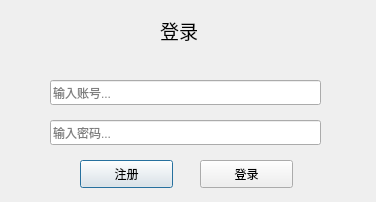
<?xml version="1.0" encoding="UTF-8"?>
<ui version="4.0">
 <class>LogIn</class>
 <widget class="QDialog" name="LogIn">
  <property name="geometry">
   <rect>
    <x>0</x>
    <y>0</y>
    <width>376</width>
    <height>202</height>
   </rect>
  </property>
  <property name="font">
   <font>
    <pointsize>9</pointsize>
   </font>
  </property>
  <property name="windowTitle">
   <string>银行系统-登录</string>
  </property>
  <widget class="QLabel" name="label">
   <property name="geometry">
    <rect>
     <x>160</x>
     <y>10</y>
     <width>61</width>
     <height>41</height>
    </rect>
   </property>
   <property name="font">
    <font>
     <pointsize>14</pointsize>
    </font>
   </property>
   <property name="text">
    <string>登录</string>
   </property>
  </widget>
  <widget class="QPushButton" name="signUpButton">
   <property name="geometry">
    <rect>
     <x>80</x>
     <y>160</y>
     <width>93</width>
     <height>28</height>
    </rect>
   </property>
   <property name="text">
    <string>注册</string>
   </property>
  </widget>
  <widget class="QPushButton" name="LogInButton">
   <property name="geometry">
    <rect>
     <x>200</x>
     <y>160</y>
     <width>93</width>
     <height>28</height>
    </rect>
   </property>
   <property name="text">
    <string>登录</string>
   </property>
  </widget>
  <widget class="QLineEdit" name="accountInput">
   <property name="geometry">
    <rect>
     <x>50</x>
     <y>80</y>
     <width>271</width>
     <height>25</height>
    </rect>
   </property>
   <property name="placeholderText">
    <string>输入账号...</string>
   </property>
  </widget>
  <widget class="QLineEdit" name="passwordInput">
   <property name="geometry">
    <rect>
     <x>50</x>
     <y>120</y>
     <width>271</width>
     <height>25</height>
    </rect>
   </property>
   <property name="echoMode">
    <enum>QLineEdit::EchoMode::Password</enum>
   </property>
   <property name="placeholderText">
    <string>输入密码...</string>
   </property>
  </widget>
  <widget class="QLabel" name="info">
   <property name="geometry">
    <rect>
     <x>50</x>
     <y>50</y>
     <width>271</width>
     <height>20</height>
    </rect>
   </property>
   <property name="text">
    <string/>
   </property>
   <property name="alignment">
    <set>Qt::AlignmentFlag::AlignCenter</set>
   </property>
  </widget>
 </widget>
 <resources/>
 <connections/>
</ui>
